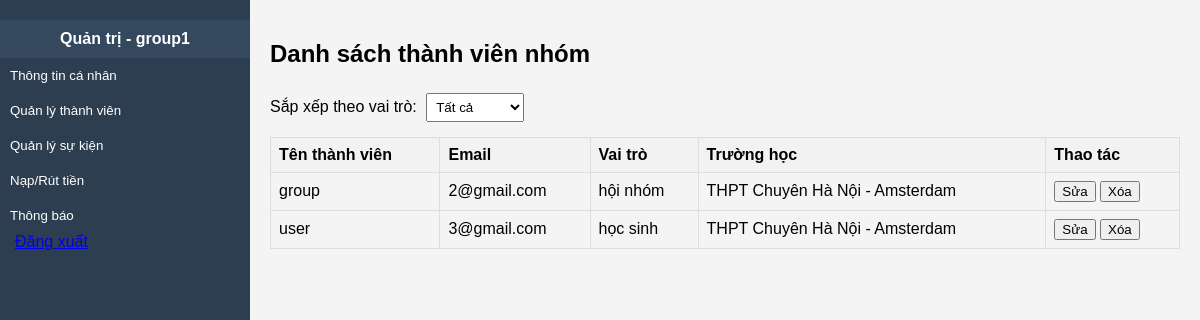
/group/member/ (signed in), run on the app's committed database.
### my_app/models.py (models this page shows)
class Users(models.Model):
    id_user = models.AutoField(primary_key=True)
    social_score = models.IntegerField(blank=True, null=True)
    created_score = models.IntegerField(blank=True, null=True)
    id_school = models.ForeignKey(School, models.DO_NOTHING, db_column='id_school', blank=True, null=True)
    full_name = models.CharField(max_length=255, blank=True, null=True)
    email = models.CharField(unique=True, max_length=255, blank=True, null=True)
    role = models.CharField(max_length=50, blank=True, null=True)
    phone = models.CharField(max_length=50, blank=True, null=True)
    avt_user = models.TextField(blank=True, null=True)
    username = models.CharField(unique=True, max_length=150, blank=True, null=True)
    password = models.CharField(max_length=128, blank=True, null=True)
    created_at = models.DateField(blank=True, null=True)
    class Meta:
        managed = True
        db_table = 'users'

class School(models.Model):
    id_school = models.AutoField(primary_key=True)
    name = models.CharField(max_length=255, blank=True, null=True)
    email_school = models.CharField(max_length=255, blank=True, null=True)
    location = models.CharField(max_length=255, blank=True, null=True)
    class Meta:
        managed = True
        db_table = 'school'

### my_app/views.py (the view)
# urls.py: path('group/member/', member_view, name='member'),
def member_view(request):
    group = get_object_or_404(GroupInfo, id_group=request.user.id)
    members = Users.objects.filter(groupuser__id_group=group)
    return render(request, 'group/member.html', {'members': members})

### my_app/templates/group/member.html (shortened to what this page needs)
<!DOCTYPE html>
<html lang="vi">
<head>
</head>
<body>
  <div class="sidebar">
    <div class="admin-info">Quản trị - group1</div>
    <button onclick="window.location.href='{% url 'profile' %}'">Thông tin cá nhân</button>
    <button onclick="window.location.href='{% url 'member' %}'">Quản lý thành viên</button>
    <button onclick="window.location.href='{% url 'event_detail' %}'">Quản lý sự kiện</button>
    <button onclick="window.location.href='{% url 'money' %}'">Nạp/Rút tiền</button>
    <button onclick="window.location.href='{% url 'noti' %}'">Thông báo</button>
    <a href="{% url 'logout' %}" class="btn btn-outline-danger">Đăng xuất</a>
  </div>
  <div class="content">
    <h2>Danh sách thành viên nhóm</h2>
    <div class="filter-section">
        <label>Sắp xếp theo vai trò:</label>
        <select id="roleFilter" onchange="filterMembers()">
            <option value="all">Tất cả</option>
        </select>
    </div>
    <div class="member-list">
        <table>
            <thead>
                <tr>
                    <th>Tên thành viên</th>
                    <th>Email</th>
                    <th>Vai trò</th>
                    <th>Trường học</th>
                    <th>Thao tác</th>
                </tr>
            </thead>
            <tbody>
                {% for member in members %}
                <tr class="member-row" data-role="{{ member.role }}">
                    <td>{{ member.full_name }}</td>
                    <td>{{ member.email }}</td>
                    <td>{{ member.role }}</td>
                    <td>{{ member.id_school.name }}</td>
                    <td>
                        <button onclick="editMember({{ member.id }})" class="btn-primary">Sửa</button>
                        <button onclick="deleteMember({{ member.id }})" class="btn-danger">Xóa</button>
                    </td>
                </tr>
                {% empty %}
                <tr>
                    <td colspan="5">Không có thành viên nào.</td>
                </tr>
                {% endfor %}
            </tbody>
        </table>
    </div>
  </div>
</body>
</html>

### my_app/templates/group/member.html (style rules this page uses)
body { font-family: Arial, sans-serif; margin: 0; padding: 0; background-color: #f4f4f4; }
.sidebar { width: 250px; height: 100vh; background-color: #2c3e50; color: white; position: fixed; padding-top: 20px; }
.sidebar .admin-info { padding: 10px; text-align: center; font-weight: bold; background-color: #34495e; }
.sidebar button { display: block; width: 100%; padding: 10px; text-align: left; border: none; background: none; color: white; cursor: pointer; }
.content { margin-left: 250px; padding: 20px; }
.btn { padding: 5px 10px; margin: 5px; border: none; border-radius: 3px; cursor: pointer; }
select { margin: 5px; padding: 5px; }
table { width: 100%; border-collapse: collapse; margin-top: 10px; }
table, th, td { border: 1px solid #ddd; }
th, td { padding: 8px; text-align: left; }
th { background-color: #f2f2f2; }
.filter-section { margin-bottom: 10px; }

### data on the page
Users: full_name "group", email "2@gmail.com", role "hội nhóm", id_school.name "THPT Chuyên Hà Nội - Amsterdam"
Users: full_name "user", email "3@gmail.com", role "học sinh", id_school.name "THPT Chuyên Hà Nội - Amsterdam"
